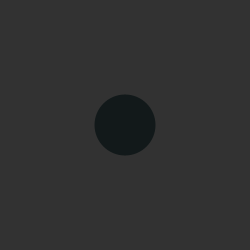
Frame 1 (no input)
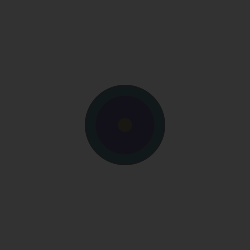
Frame 60 (the mouse pressed at the canvas centre just before this capture)
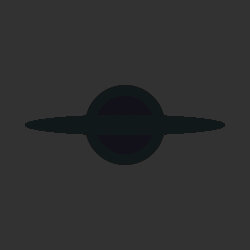
Frame 120 (the mouse held since frame 60 and released just before this capture)

The Processing sketch that drew these frames (run headless with seeded random() and noise(); from frame 60 on, the mouse is pressed at the canvas centre):

// Processing sketch: processing_177589
// ── processing_177589.pde

int counter;

void setup() {  //setup function called initially, only once
  size(250, 250);
  background(50);  //set background white
  colorMode(HSB);   //set colors to Hue, Saturation, Brightness mode
  counter = 25;
}

void draw() {  //draw function loops 
  counter++;
  noStroke();
  fill(random(200),75,25,250);
  
  if(mousePressed == true) { //add some interaction
    ellipse(mouseX, mouseY, 200, 20);
  }
  else {
    ellipse(width/2, height/2, 80*sin(counter), 80*sin(counter));
  }
}
